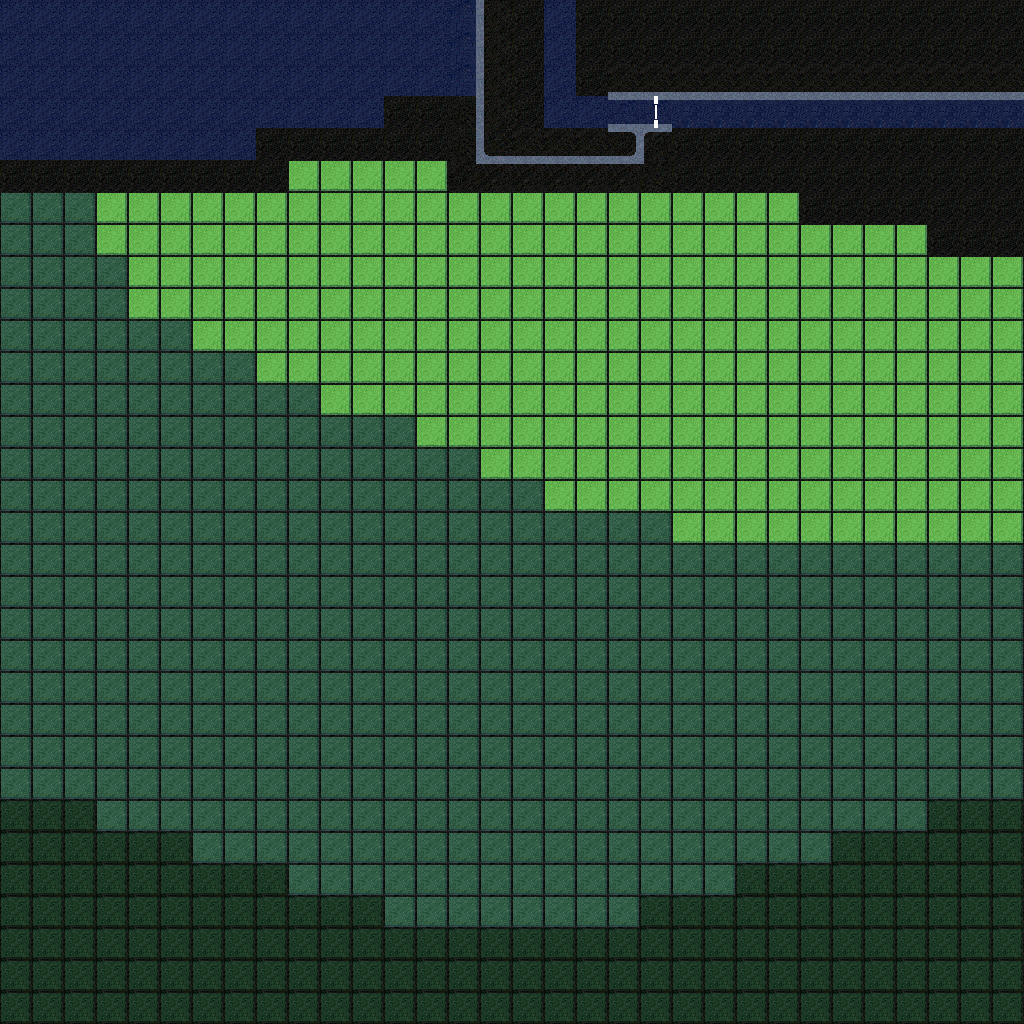

A 2D game scene composited from a Tiled map and its tileset images. What follows is a short description and the map's XML, with each tile layer's data collapsed to a summary:
An orthogonal 32x32 tile map with 32x32 px tiles, 3 tile layers (Root, Extra, Extended), 2 tilesets.

<map version="1.9" tiledversion="1.9.2" orientation="orthogonal" renderorder="right-down" width="32" height="32" tilewidth="32" tileheight="32" infinite="0" nextlayerid="4" nextobjectid="1">
 <properties>
  <property name="Biome-D" value="LightForest" />
  <property name="Biome-E" value="Garden" />
  <property name="Biome-F" value="DarkWood" />
  <property name="FeatureName" value="Origin-W" />
  <property name="FeatureType" value="PrefabChunk" />
 </properties>
 <tileset firstgid="1" source="../rhysh-tilemap.tsx" />
 <tileset firstgid="257" source="../rhysh-extra.tsx" />
 <layer id="1" name="Root" width="32" height="32">
  <data>[1024 cells, 1024 non-empty, 17 distinct tile ids]</data>
 </layer>
 <layer id="2" name="Extra" width="32" height="32" locked="1">
  <data>[1024 cells, 1 non-empty, 1 distinct tile ids]</data>
 </layer>
 <layer id="3" name="Extended" width="32" height="32" locked="1">
  <data>[1024 cells, 0 non-empty, 0 distinct tile ids]</data>
 </layer>
</map>
